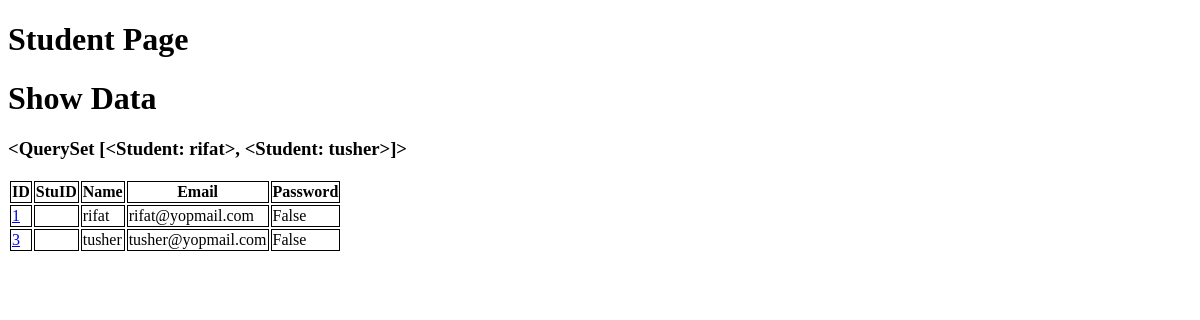
Before: /enroll/stu/ with the older database file.
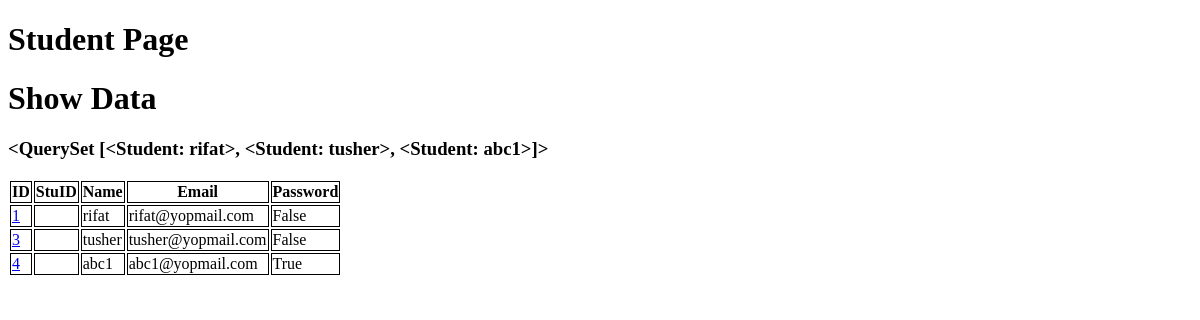
After: the same page with the newer database file.
### enroll/models.py (models this page shows)
class Student(models.Model):
    stuname=models.CharField(max_length=70)
    stuemail=models.EmailField(max_length=70)
    stupass=models.CharField(max_length=70)
    def __str__(self):
        return str(self.stuname)

### enroll/views.py (the view)
# urls.py: path('stu/', views.studentinfo, name='all_students'),
def studentinfo(request, stu_id=None):
    if stu_id is None:
        stud = Student.objects.all()
        return render(request, 'enroll/studetails.html', {'stu': stud, 'is_single_student': False})
    else:
        stud = get_object_or_404(Student, pk=stu_id)
        return render(request, 'enroll/studetails.html', {'stu': [stud], 'is_single_student': True})

### enroll/templates/enroll/studetails.html (shortened to what this page needs)
<!DOCTYPE html>
<html lang="en">
<head>
</head>
<body>
    <h1>Student Page</h1>
    {% if stu %}
        <h1>Show Data</h1>
        <h3>{{stu}}</h3>
        <table>
            <tr>
                <th>ID</th>
                <th>StuID</th>
                <th>Name</th>
                <th>Email</th>
                <th>Password</th>
            </tr>
            {% for st in stu %}
                <tr>
                    <td><a href="{% url 'student_detail' st.id %}">{{st.id}}</a></td>
                    <td>{{st.stuid}}</td>
                    <td>{{st.stuname}}</td>
                    <td>{{st.stuemail}}</td>
                    <td>{{st.stupass}}</td>
                </tr>
            {% endfor %}
        </table>
    {% else %}
        <h1>No Data</h1>
    {% endif %}
</body>
</html>

### enroll/templates/enroll/studetails.html (style rules this page uses)
th, td { border: 1px black solid; }

Changed rows visible on the page:
computed for Student "rifat": stuname.stuname "<QuerySet [<Student: rifat>, <Student: tusher>]>" → "<QuerySet [<Student: rifat>, <Student: tusher>, <Student: abc1>]>"
added Student: id "4", stuname "abc1", stuemail "abc1@yopmail.com", stupass "True"
